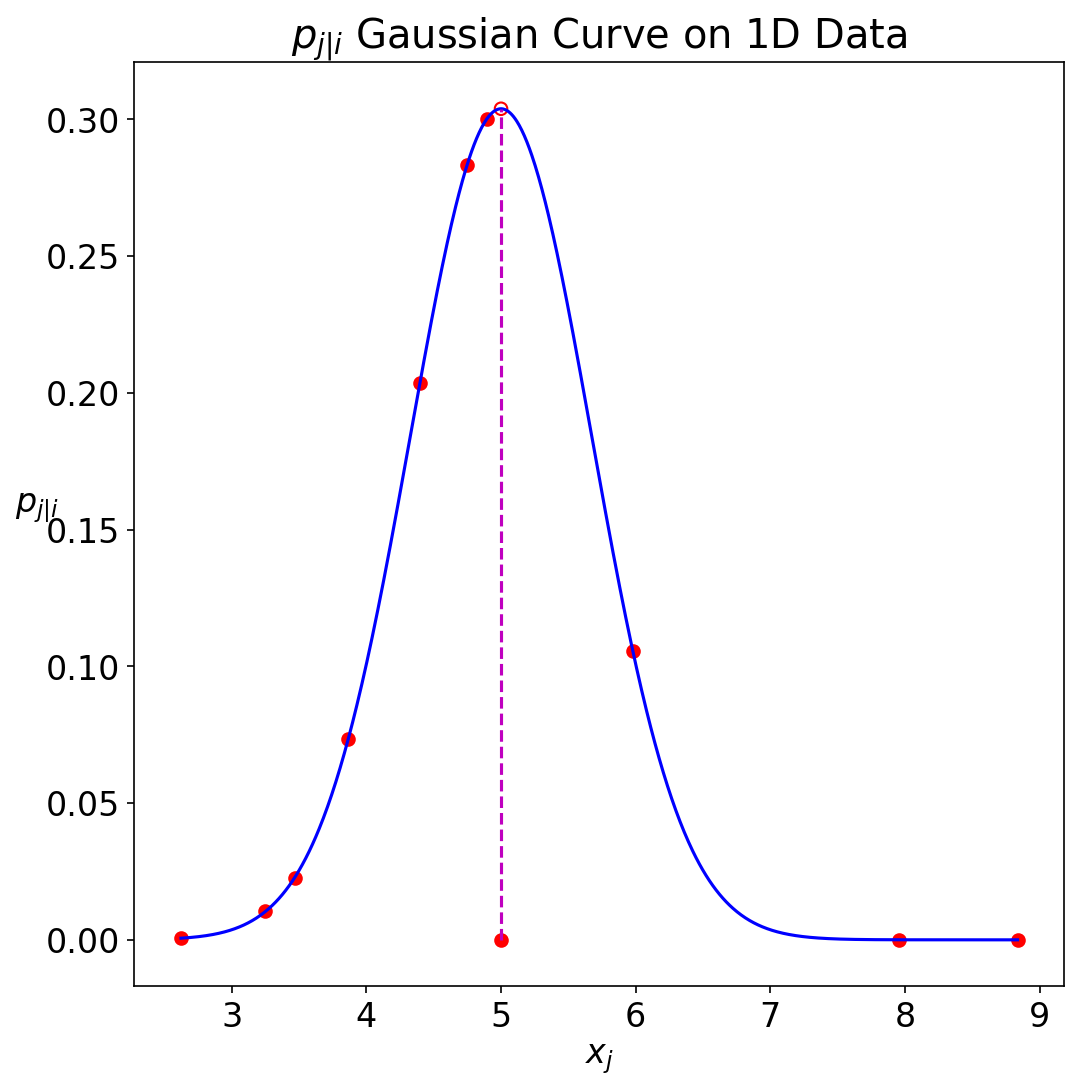

This chart was generated by the following Python code:

import numpy as np
import numpy.random as npr
import matplotlib.pyplot as plt

plt.rc('font', size=16)
fig, ax = plt.subplots(1, 1, figsize=(8,8))

npr.seed(1096)

xi = 5
xs = npr.normal(xi, 2, 10)
X = np.linspace(min(xs), max(xs), 1000)
perpTarget = 5

def p(x, si):
    num = np.exp(-(xi - x)**2/si**2)
    den = np.sum(np.exp(-(xi - xs)**2/si**2))
    return num/den

def perp(xs, si):
    pxs = p(xs, si)
    return 2**(-np.sum(pxs*np.maximum(-1000, np.log2(pxs))))


low = 1.0e-2
high = 1.0e3
si = (high + low)/2
while abs(perp(xs, si) - perpTarget) > 1.0e-2:
    if perp(xs, si) > perpTarget:
        high = si
        si = (si + low)/2
    else:
        low = si
        si = (si + high)/2

ax.plot(X, p(X, si), 'b-', label="Gaussian Curve")
ax.scatter(xs, p(xs, si), edgecolors='r', facecolors='r', label="$x_j$")
ax.scatter(xi, p(xi, si), edgecolors='r', facecolors='none')
ax.plot(xi, 0, 'ro')
ax.plot([xi, xi], [0, p(xi, si)], 'm--', label="$x_i$")

ax.set_title("$p_{{j|i}}$ Gaussian Curve on 1D Data")
ax.set_xlabel("$x_j$")
ax.set_ylabel("$p_{j|i}$", rotation=0)
#ax.legend()

plt.savefig("gauss.png", bbox_inches='tight', dpi=150)
#plt.show()
